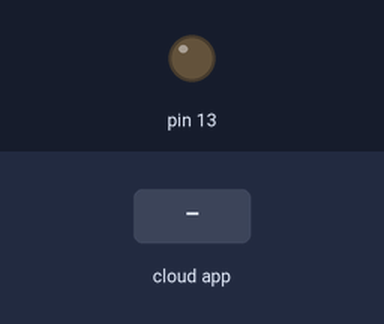
This sketch was run on a simulated Arduino Uno, built with avr-gcc and run on an emulated ATmega328P. On the bench: output pins drawn as LEDs (lit = HIGH). The test bench sets the inputs (shaded band). The ROS host is connected and sends only what is stated; pins used as bus, display or sensor lines are not drawn.

Above: at 1.2 s.
1.3 s: the phone or cloud app sets bottlePositionReset to 0
At 1.7 s:
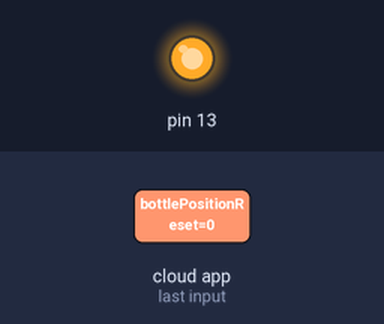
Timing chart, 0 to 4.3 s (numbered marks = the images above; inputs shaded):
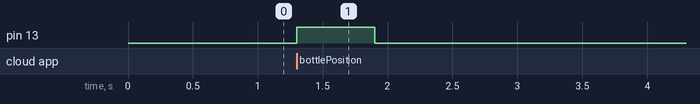

Measured:
- after the input at 1.3 s, pin 13: LOW → HIGH at once, → LOW 0.60 s later

The sketch:

bottle_position.ino
```cpp
#include <Arduino.h>

#include <SoftwareSerial.h>
#include <String.h>
#include <ros.h>
#include <std_msgs/String.h>
#include <std_msgs/Empty.h>

const byte numChars = 64;
char receivedChars[numChars];
int resetPin = 2;

boolean newData = false;

const byte rxPin = 10;
SoftwareSerial myInputSerial (rxPin, 0);

ros::NodeHandle nh;

std_msgs::String hardware_msg;
ros::Publisher bottlePositionTopic("bottlePosition", &hardware_msg);
ros::Subscriber<std_msgs::Empty> sub("bottlePositionReset", &resetFunction);


void setup() {
    Serial.begin(9600);

    pinMode(resetPin,OUTPUT);
    digitalWrite(resetPin,HIGH);
    pinMode(13,OUTPUT);
    myInputSerial.begin(9600);

    nh.initNode();
    nh.getHardware()->setBaud(115200);
    nh.advertise(bottlePositionTopic);
    nh.subscribe(sub);
}


void loop() {
    recvWithStartEndMarkers();

    if (newData == true) {

        hardware_msg.data = receivedChars;
        bottlePositionTopic.publish( &hardware_msg );

        newData = false;

    }
     nh.spinOnce();
}

//============

void recvWithStartEndMarkers() {
    static boolean recvInProgress = false;
    static byte ndx = 0;
    char startMarker = '<';
    char endMarker = '>';
    char rc;

    while (myInputSerial.available() > 0 && newData == false) {
        rc = myInputSerial.read();

        if (recvInProgress == true) {
            if (rc != endMarker) {
                receivedChars[ndx] = rc;
                ndx++;
                if (ndx >= numChars) {
                    ndx = numChars - 1;
                }
            }
            else {
                receivedChars[ndx] = '\0';
                recvInProgress = false;
                ndx = 0;
                newData = true;
            }
        }

        else if (rc == startMarker) {
            recvInProgress = true;
        }
    }
}

void resetFunction(const std_msgs::Empty& reset_msg) {
  digitalWrite(resetPin, LOW);
  digitalWrite(13, HIGH);
  delay(100);
  delay(500);
  myInputSerial.flush();
  digitalWrite(resetPin,HIGH);
  digitalWrite(13, LOW);
}
```
